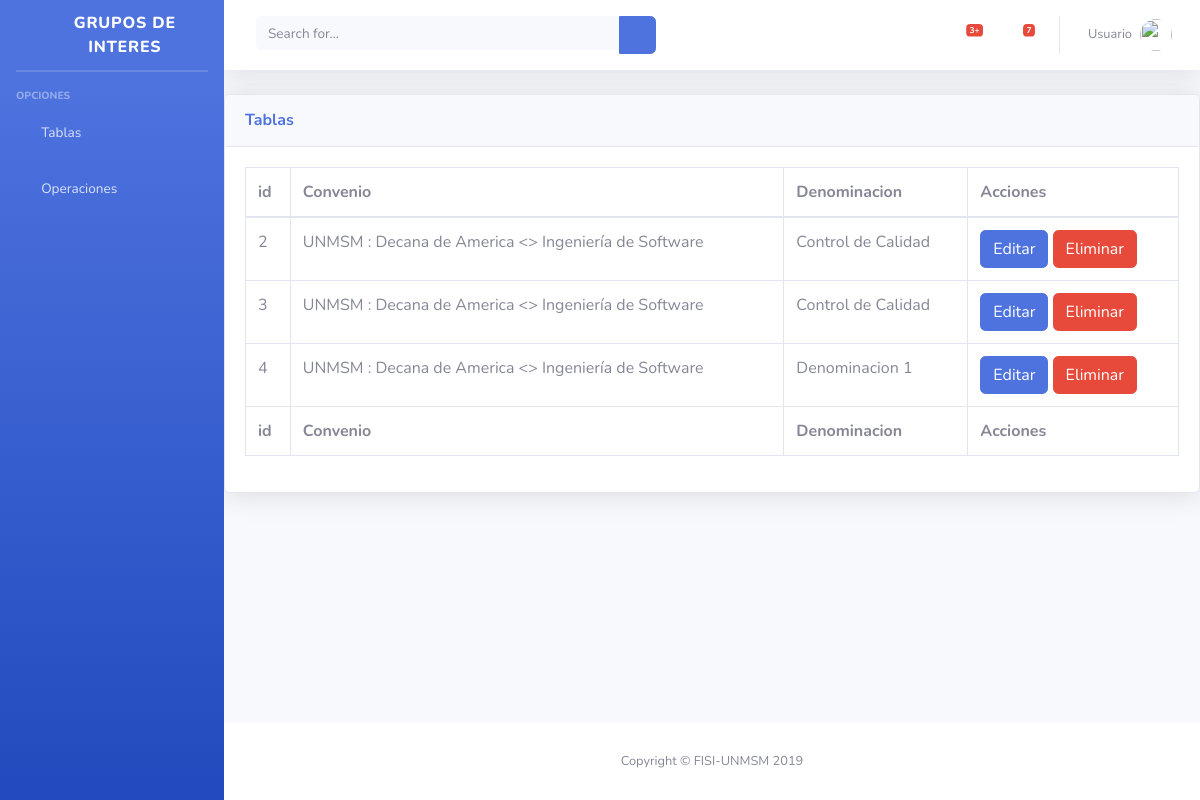
/plan_cap, run on the app's committed database.
### Grupos_Int/models.py (models this page shows, shortened)
class PlanDeCapacitacion (models.Model):
    convenio = models.ForeignKey(
        Convenio, null=False, blank=False, on_delete=models.CASCADE)
    denominacion = models.CharField(max_length=50)

class Convenio (models.Model):
    escuela = models.ForeignKey(
        Escuela, null=False, blank=False, on_delete=models.CASCADE)
    institucion = models.ForeignKey(
        Institucion, null=False, blank=False, on_delete=models.CASCADE)
    tipo = models.CharField(max_length=50)
    fechaInicio = models.DateField()
    fechaFin = models.DateField()
    def __str__(self):
        return "{0} <> {1}".format(self.institucion, self.escuela)

class Institucion (models.Model):
    distrito = models.ForeignKey(
        Distrito, null=False, blank=False, on_delete=models.CASCADE)
    nombre = models.CharField(max_length=100)
    tipo = models.CharField(max_length=50)
    descripcion = models.CharField(max_length=500)
    paginaWeb = models.CharField(max_length=50)
    direccion = models.CharField(max_length=100)
    ruc = models.CharField(max_length=20)
    def __str__(self):
        return "{0} : {1}".format(self.nombre, self.descripcion)

class Escuela(models.Model):
    facultad = models.ForeignKey(
        Facultad, null=False, blank=False, on_delete=models.CASCADE)
    nombre = models.CharField(max_length=100)
    def __str__(self):
        return "{0}".format(self.nombre)

### Grupos_Int/views.py (the view)
# urls.py: path('plan_cap', PlanCapList.as_view(), name='plan_cap'),
class PlanCapList (ListView):
    model = PlanDeCapacitacion
    template_name = "plan_cap_List.html"

### Templates/plan_cap_List.html (shortened to what this page needs)
{% extends "plan_cap_base.html" %}
{% load staticfiles %}
{% block content %}
<div class="card shadow mb-4">
    <div class="card-header py-3">
        <h6 class="m-0 font-weight-bold text-primary">Tablas</h6>
    </div>
    <div class="card-body">
        <div class="table-responsive">
            <table class="table table-bordered" id="dataTable" width="100%" cellspacing="0">
                <thead>
                    <tr>
                        <th>id</th>
                        <th>Convenio</th>
                        <th>Denominacion</th>
                        <th>Acciones</th>
                    </tr>
                </thead>
                <tfoot>
                    <tr>
                        <th>id</th>
                        <th>Convenio</th>
                        <th>Denominacion</th>
                        <th>Acciones</th>
                    </tr>
                </tfoot>
                <tbody>
                    {% if object_list %}
                    {% for PlanDeCapacitacion in object_list %}
                    <tr>
                        <td>{{PlanDeCapacitacion.id}}</td>
                        <td>{{PlanDeCapacitacion.convenio}}</td>
                        <td>{{PlanDeCapacitacion.denominacion}}</td>
                        <td>
                            <a class="btn btn-primary" href="{% url 'PlanCap_edit' PlanDeCapacitacion.id %}">Editar</a>
                            <a class="btn btn-danger" href="{% url 'PlanCap_delete' PlanDeCapacitacion.id %}">Eliminar</a>
                        </td>
                        {% endfor %}
                        {%else %}
                        <h1>No hay registros </h1>
                        {% endif %}
                    </tr>
                </tbody>
            </table>
        </div>
    </div>
</div>
{% endblock%}

### data on the page
PlanDeCapacitacion: id "2", convenio "UNMSM : Decana de America <> Ingeniería de Software", denominacion "Control de Calidad"
PlanDeCapacitacion: id "3", convenio "UNMSM : Decana de America <> Ingeniería de Software", denominacion "Control de Calidad"
PlanDeCapacitacion: id "4", convenio "UNMSM : Decana de America <> Ingeniería de Software", denominacion "Denominacion 1"
